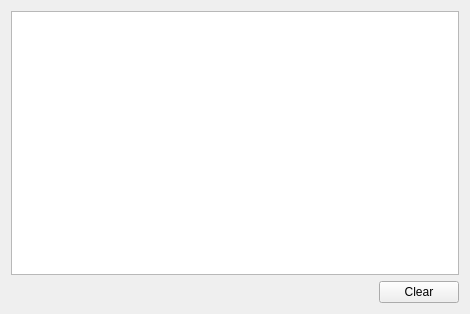
<?xml version="1.0" encoding="UTF-8"?>
<ui version="4.0">
 <class>Widget</class>
 <widget class="QWidget" name="Widget">
  <property name="geometry">
   <rect>
    <x>0</x>
    <y>0</y>
    <width>470</width>
    <height>314</height>
   </rect>
  </property>
  <property name="windowTitle">
   <string>53-ReceiveDragOperations</string>
  </property>
  <layout class="QVBoxLayout" name="verticalLayout">
   <item>
    <widget class="QTextEdit" name="textEdit"/>
   </item>
   <item>
    <layout class="QHBoxLayout" name="horizontalLayout">
     <item>
      <spacer name="horizontalSpacer">
       <property name="orientation">
        <enum>Qt::Orientation::Horizontal</enum>
       </property>
       <property name="sizeHint" stdset="0">
        <size>
         <width>40</width>
         <height>20</height>
        </size>
       </property>
      </spacer>
     </item>
     <item>
      <widget class="QPushButton" name="clearPushButton">
       <property name="text">
        <string>Clear</string>
       </property>
      </widget>
     </item>
    </layout>
   </item>
  </layout>
 </widget>
 <resources/>
 <connections/>
</ui>
